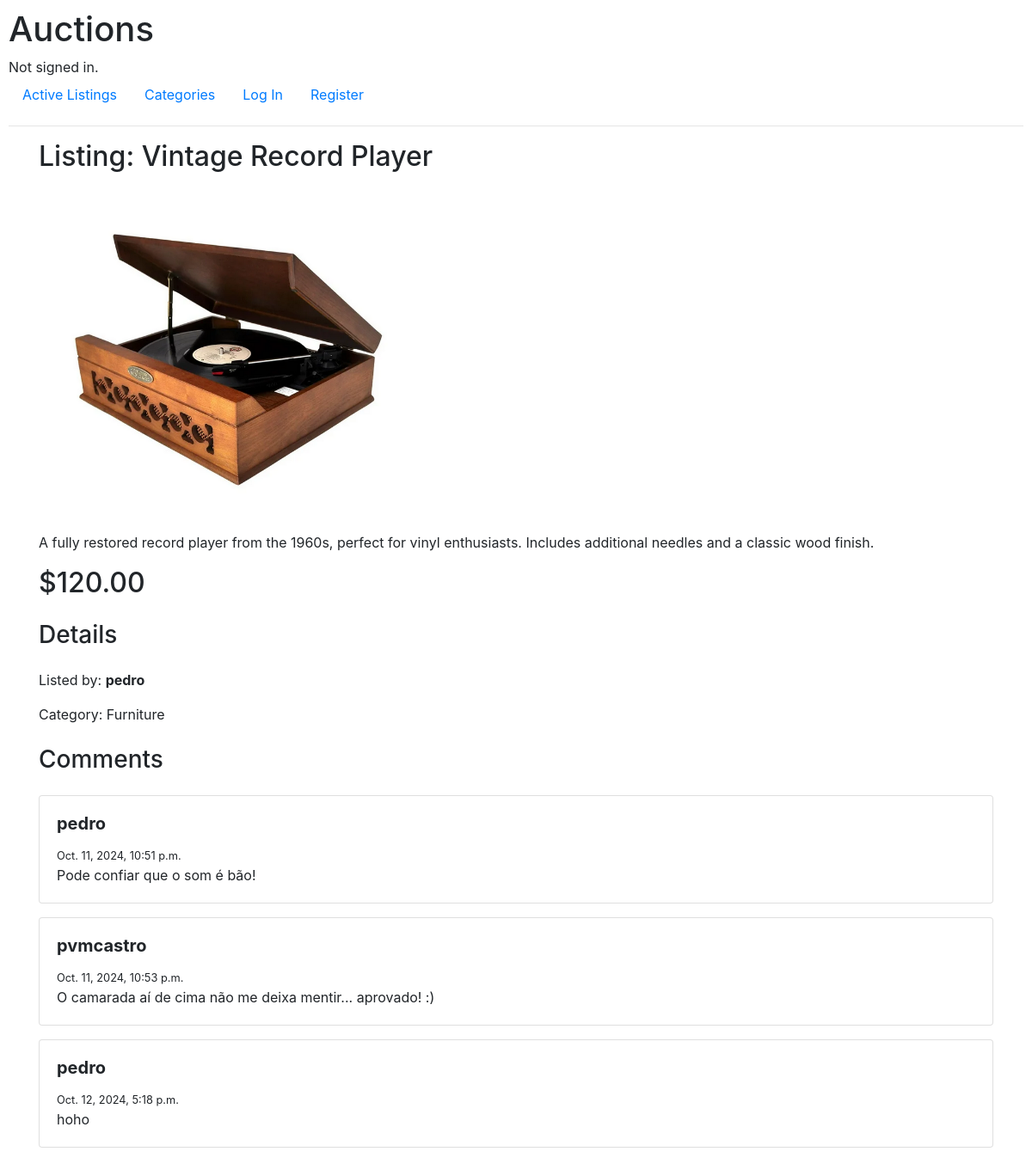
The app's page /listing/1, older data.
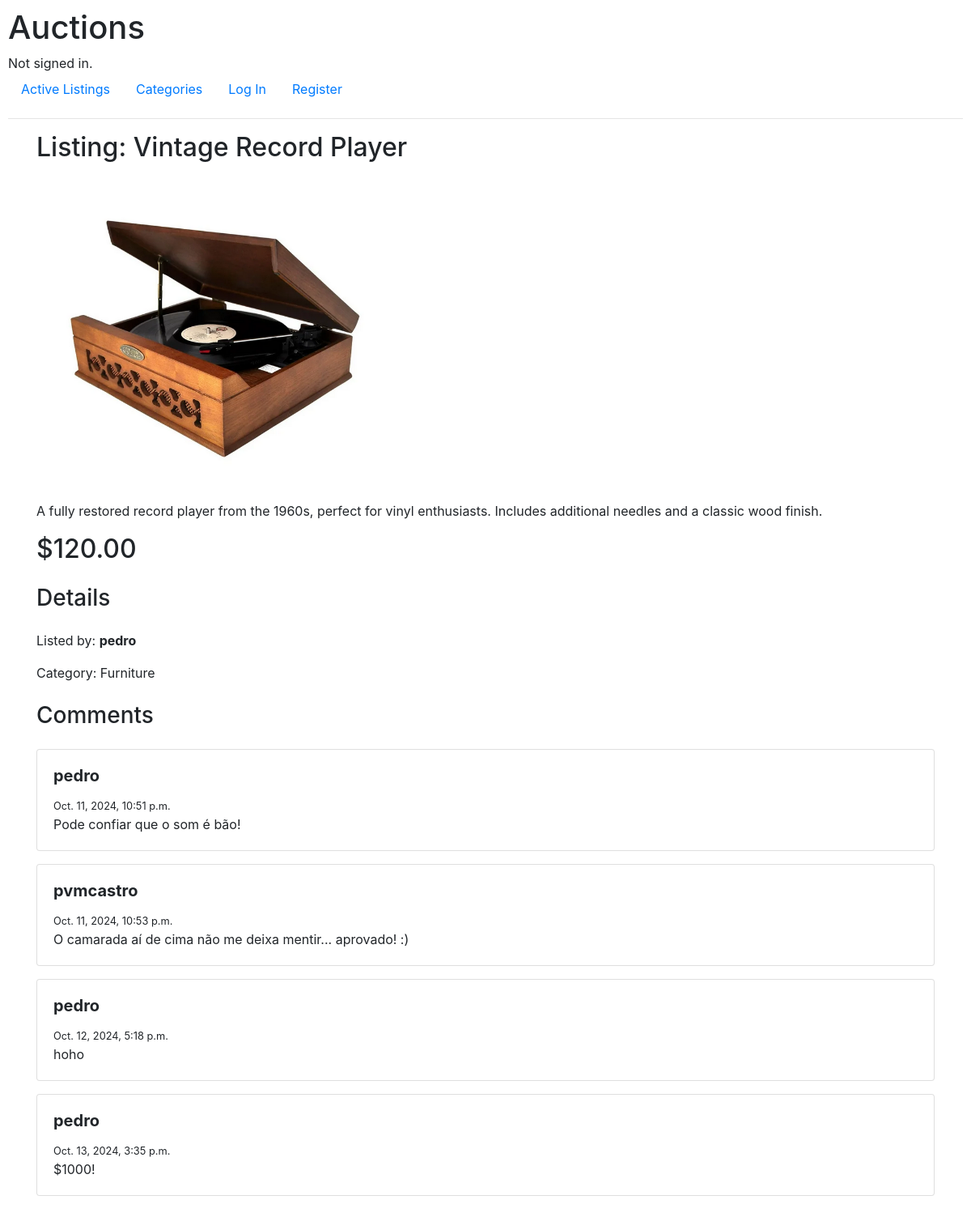
The same page, newer data.
### auctions/models.py (models this page shows, shortened)
class Comment(models.Model):
    user = models.ForeignKey(User, on_delete=models.CASCADE)
    listing = models.ForeignKey(AuctionListing, on_delete=models.CASCADE)
    content = models.TextField()
    datetime_submited = models.DateTimeField(auto_now_add=True)

class User(AbstractUser):
    pass

### auctions/views.py (the view)
# urls.py: path("listing/<int:listing_id>", views.listing_details, name="listing_details"),
def listing_details(request, listing_id):
    listing = get_object_or_404(AuctionListing, id=listing_id)
    if request.user.is_authenticated:
        in_watchlist = Watchlist.objects.filter(user=request.user, listing=listing).exists()
        form = forms.CreateCommentForm()
    else:
        in_watchlist = False
        form = None
    comments = Comment.objects.filter(listing=listing)
    return render(request, 'auctions/listing_details.html', {
        'listing': listing,
        'in_watchlist': in_watchlist,
        'comments': comments,
        'form': form
    })

### auctions/models.py (called while the page is built)
    def __str__(self):
        return self.name

    def __str__(self):
        return self.name

### auctions/templates/auctions/listing_details.html (shortened to what this page needs)
{% extends "auctions/layout.html" %}
{% block body %}
    <h2>Listing: {{ listing }}</h2>
    <div>
        <img src="{{ listing.photo.url }}" alt="{{ listing }}" width="auto" height="400px" class="listing-img">
        <p>{{ listing.description }}</p>
        <h2>${{ listing.current_bid }}</h2>
    </div>
    <div class="mt-4">
        <h3 class="mb-4">Details</h3>
        <p>Listed by: <strong>{{ listing.listed_by }}</strong></p>
        <p>Category: {{ listing.category }}</p>
    </div>
    <div class="mt-4">
        <h3 class="mb-4">Comments</h3>
        {% if comments %}
            {% for comment in comments %}
                <div class="card mb-3">
                    <div class="card-body">
                        <h5 class="card-title"><strong>{{ comment.user.username }}</strong></h5> <small>{{ comment.datetime_submited }}</small>
                        <p class="card-text">{{ comment.content }}</p>
                    </div>
                </div>
            {% endfor %}
        {% else %}
            <div class="alert alert-secondary" role="alert">
                <h6>No comments.</h6>
            </div>
        {% endif %}
    </div>
{% endblock body %}

Row changes from the older to the newer data that the page shows:
added Comment: user.username "pedro", datetime_submited "Oct. 13, 2024, 3:35 p.m.", content "$1000!"
